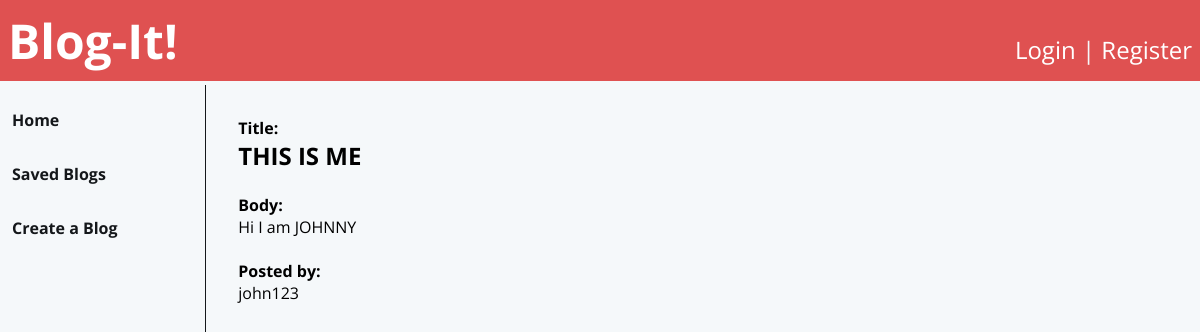
The app's page /post/4/ with its own data.
### user_auth/models.py (models this page shows)
class Blog(models.Model):
    title = models.CharField(max_length=100)
    body = models.TextField()
    author = models.ForeignKey(User, on_delete=models.CASCADE)

### user_auth/views.py (the view)
# urls.py: path('post/<int:post_id>/', views.view_post, name='view-post'),
def view_post(request, post_id):
    if request.method == 'POST':
        blog = models.Blog.objects.get(id=post_id)
        blog.title = request.POST['title']
        blog.body = request.POST['body']
        blog.save()
        return render(request, 'user_auth/view_post.html', {'title': 'Post information', 'blog': blog})
    blog = models.Blog.objects.get(id=post_id)
    return render(request, 'user_auth/view_post.html', {'title': 'Post information', 'blog': blog})

### user_auth/templates/user_auth/view_post.html (shortened to what this page needs)
{% extends "user_auth/base.html" %}
{% block content-middle %}
    <h4>Title:</h4>
    <h2>{{blog.title}}</h2>
    <br>
    <h4>Body:</h4>
    <p>{{blog.body}}</p>
    <br>
    <h4>Posted by:</h4>
    <p>{{blog.author}}</p>
    <br>
{% endblock %}

### user_auth/static/user_auth/css/style.css (style rules this page uses)
html { font-family: 'Open Sans'; font-size: 16px; --color-red: #df5151; --color-black: #14171A; --color-light-gray: #AAB8C2; --color-ex-light-gray: #F5F8FA; }
* { margin: 0; padding: 0; box-sizing: border-box; font-family: 'Open Sans'; }
body { background: var(--color-ex-light-gray); }

### records on screen
Blog: title "THIS IS ME", body "Hi I am JOHNNY", author "john123"
